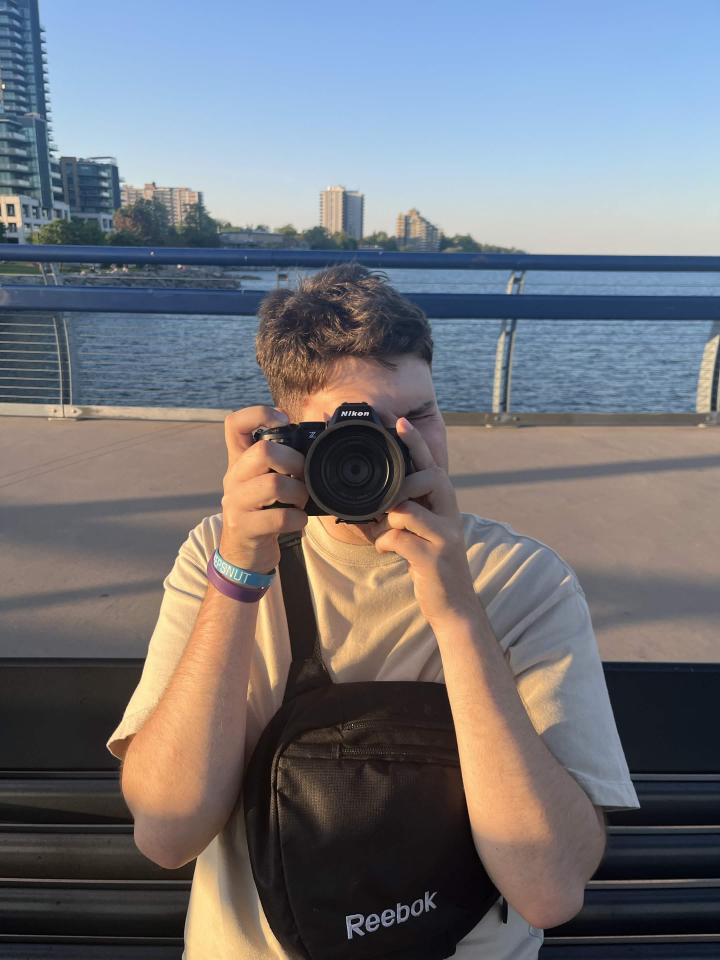
#> input picture photos/IMG_4406.jpg, 2160 x 2880 px (shown at 1/3 size); its folder holds only this picture in this run
$ python make_photo_preview_metrics.py
#> lines starting #> are read from the running program, lines starting #| are printed output that depends on the picture
"""
Generates photos/photo-darkness.js for the Photos landing page.

Put this file beside photos.html and run update-photo-preview-metrics.bat.

The generated JS is used to:
- avoid ugly overly-dense previews
- keep darker photos eligible when they still convert nicely
- rank a broad pool for faster/random preview selection
"""

import json
import sys
from pathlib import Path

try:
    from PIL import Image, ImageOps, ImageFilter
except ImportError:
    sys.exit("Pillow is not installed. Run: python -m pip install pillow")

EXTENSIONS = {".jpg", ".jpeg", ".png", ".webp", ".avif"}
DARK_LEVEL = 45

here = Path(__file__).resolve().parent

if (here / "photos.html").is_file():
    site_root = here
elif (here.parent / "photos.html").is_file():
    site_root = here.parent
else:
    site_root = here

if len(sys.argv) > 1:
    image_root = Path(sys.argv[1]).expanduser().resolve()
else:
    candidates = [
        site_root / "photos" / "photos",
        site_root / "photos",
    ]
    image_root = next((p for p in candidates if p.is_dir()), None)

if image_root is None or not image_root.is_dir():
    sys.exit(
        "Could not find the photo folder.\n"
        "Expected either:\n"
        f"  {site_root / 'photos' / 'photos'}\n"
        f"  {site_root / 'photos'}"
    )

output_file = site_root / "photos" / "photo-darkness.js"
output_file.parent.mkdir(parents=True, exist_ok=True)

paths = [
    p for p in sorted(image_root.rglob("*"))
    if p.is_file() and p.suffix.lower() in EXTENSIONS
]

def flat_pixels(img):
    # Pillow 12+ prefers get_flattened_data(); older installs use getdata().
    fn = getattr(img, "get_flattened_data", None)
    if callable(fn):
        return list(fn())
    return list(img.getdata())

def smoothstep(a, b, x):
    if b == a:
        return 1.0 if x >= b else 0.0
    t = max(0.0, min(1.0, (x - a) / (b - a)))
    return t * t * (3.0 - 2.0 * t)

print()
print("==========================================")
print("  PHOTO PREVIEW METRICS")
print("==========================================")
print()
print(f"Photo folder: {image_root}", flush=True)
print(f"Found {len(paths)} images.", flush=True)
print("Scanning preview suitability...", flush=True)

result = {}
skipped = 0

for index, path in enumerate(paths, start=1):
    try:
        with Image.open(path) as img:
#> img is the input picture: PIL image 2160x2880 RGB; mean R, G, B 116.4, 117.1, 122.5
            img = ImageOps.exif_transpose(img).convert("L")
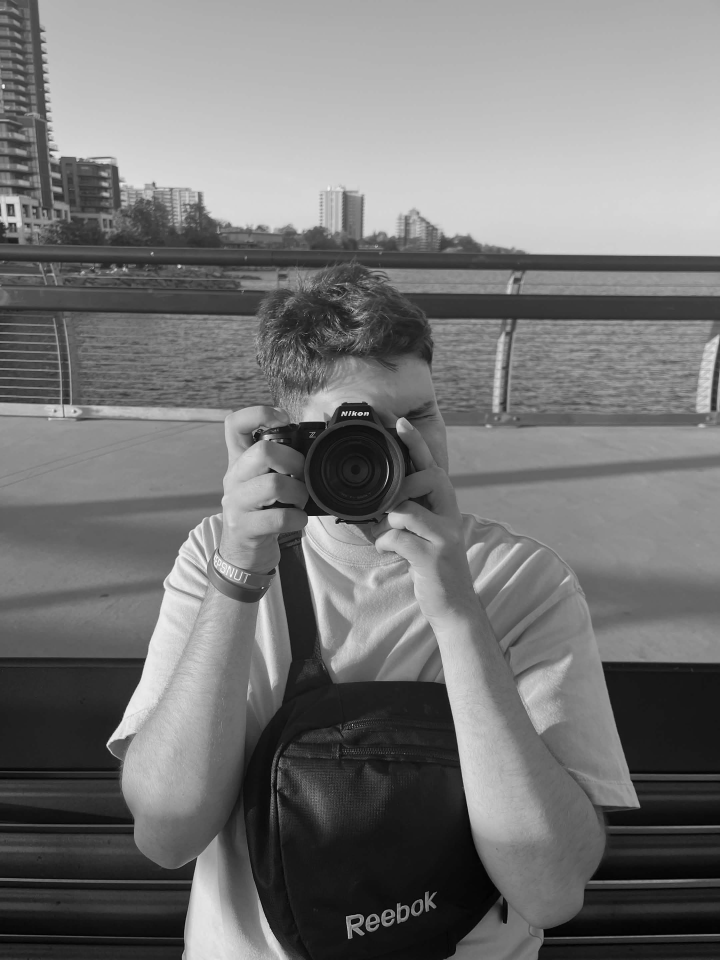
#> img: PIL image 2160x2880 L (shown at 1/3 size); min 0, max 255, mean 117.5
            img.thumbnail((420, 420))
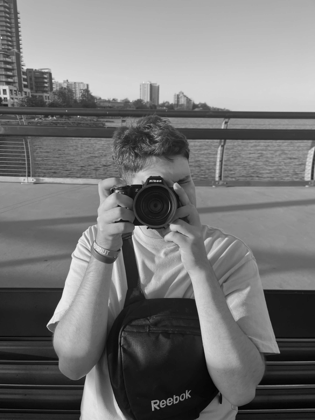
#> img: PIL image 315x420 L; min 0, max 239, mean 117.5

            hist = img.histogram()
#> hist = 256 values, max 1857 at index 211, min 0 at index 240, mean 516.8
            total = sum(hist)
#> total = 132300
            dark_share = (sum(hist[:DARK_LEVEL]) / total) if total else 0.0
#> dark_share = 0.184

            # Normalize exposure so the estimate is closer to what the browser
            # line-art filter does rather than just judging raw exposure.
            normalized = ImageOps.autocontrast(img, cutoff=(2, 1.5))
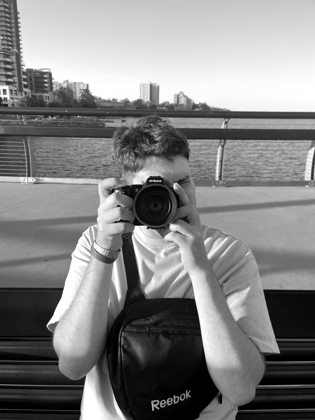
#> normalized: PIL image 315x420 L; min 0, max 255, mean 131.4
            edges = normalized.filter(ImageFilter.FIND_EDGES)
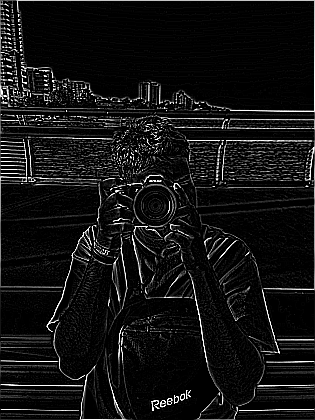
#> edges: PIL image 315x420 L; min 0, max 255, mean 19
            blur = normalized.filter(ImageFilter.GaussianBlur(radius=max(2, normalized.width / 160)))
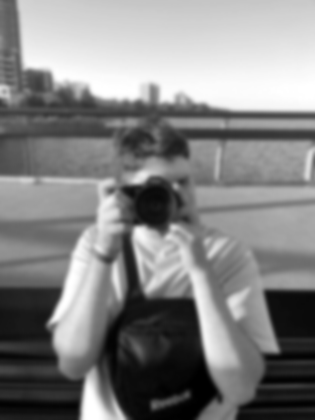
#> blur: PIL image 315x420 L; min 0, max 255, mean 131.4

            base_px = flat_pixels(normalized)
#> base_px = 132300 items
            edge_px = flat_pixels(edges)
#> edge_px = 132300 items
            blur_px = flat_pixels(blur)
#> blur_px = 132300 items

            alpha_total = 0.0
            heavy_count = 0
            count = max(1, len(base_px))
#> count = 132300

            for lum, edge, blurred in zip(base_px, edge_px, blur_px):
                local_diff = abs(lum - blurred)

                # Edge + local contrast estimate. Broad flat dark regions contribute
                # far less than actual contours/details.
                detail = edge * 0.74 + local_diff * 0.98
                alpha = smoothstep(12, 54, detail)

                if lum > 226 and detail < 24:
                    alpha *= 0.18

                if edge > 66 or local_diff > 42:
                    alpha = max(alpha, 0.92)

                alpha *= 0.84

                alpha_total += alpha
                if alpha > 0.78:
                    heavy_count += 1
#> this loop made 132300 passes
#> (lum, edge, blurred, local_diff, detail, alpha, alpha_total) on passes 1 to 12: (95, 95, 106, 11, 81.08, 0.84, 0.84), (96, 96, 104, 8, 78.88, 0.84, 1.68), (95, 95, 100, 5, 75.2, 0.84, 2.52), (73, 73, 96, 23, 76.56, 0.84, 3.36), (79, 79, 93, 14, 72.18, 0.84, 4.2), (104, 104, 92, 12, 88.72, 0.84, 5.04), (103, 103, 90, 13, 88.96, 0.84, 5.88), (91, 91, 91, 0, 67.34, 0.84, 6.72), (90, 90, 92, 2, 68.56, 0.84, 7.56), (93, 93, 92, 1, 69.8, 0.84, 8.4), (94, 94, 92, 2, 71.52, 0.84, 9.24), (91, 91, 91, 0, 67.34, 0.84, 10.08)
#> (local_diff, detail, alpha) on passes 61 to 66: (0, 151.7, 1), (0, 151.7, 1), (0, 151.7, 1), (0, 151.7, 1), (0, 151.7, 1), (1, 152.7, 1)
#> after the loop, alpha_total = 20627.9; heavy_count = 16145

            result[path.relative_to(image_root).as_posix()] = {
                "dark": round(dark_share, 4),
                "ink": round(alpha_total / count, 4),
                "heavy": round(heavy_count / count, 4),
            }

    except Exception as error:
        skipped += 1
        print(f"Skipped: {path}")
        print(f"  {error}")

    if index == 1 or index % 25 == 0 or index == len(paths):
        print(f"Scanning {index} / {len(paths)}...", flush=True)

payload = (
    "/* Auto-generated by make_photo_preview_metrics.py. Do not edit by hand. */\n"
    "window.PHOTO_DARKNESS = "
    + json.dumps(result, indent=2, ensure_ascii=False)
    + ";\n"
)

output_file.write_text(payload, encoding="utf-8")

print()
print("DONE")
print(f"Saved JS file  : {output_file}")
print(f"Photos measured: {len(result)}")
if skipped:
    print(f"Skipped/errors : {skipped}")
